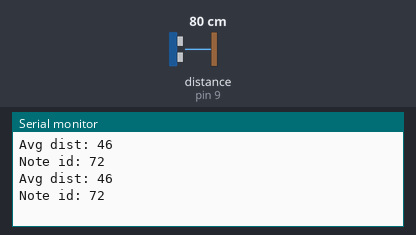
The sketch below on a simulated Arduino Uno, built with avr-gcc and run on an emulated ATmega328P. Parts: the last lines printed to the serial monitor. Wiring (inferred from the names in the program): ultrasonic range finder: trigger pin 8; echo pin 9. Inputs (shaded band) come from the test bench; at power-on: distance to the obstacle (sensor on pin 9) 80 cm. The echo pulse lasts 58.3 µs per cm.

Above: at 1.2 s.
1.3 s: distance to the obstacle (sensor on pin 9) set to 2 cm
At 1.88 s:
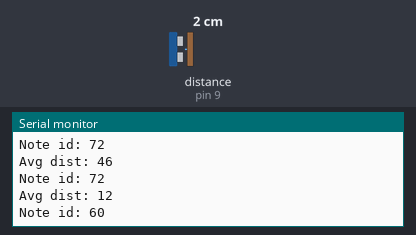
2.8 s: distance to the obstacle (sensor on pin 9) set to 18 cm
At 2.94 s:
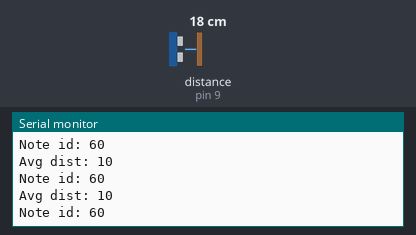
Timing chart, 0 to 5.8 s (numbered marks = the images above; inputs shaded):
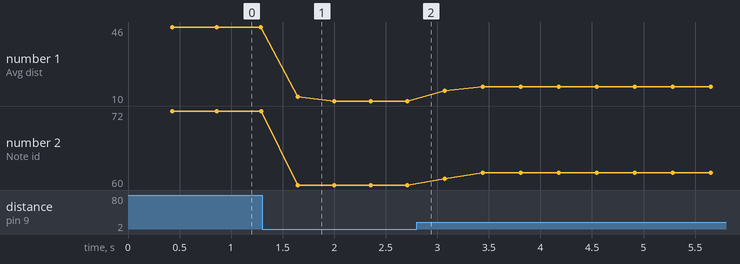

Measured:
- after the input at 1.3 s, the serial monitor: prints a new line after 0.35 s (image 1)
- plotted number 1: 46 → 10 after the input at 1.3 s, 10 → 17 after the input at 2.8 s
- plotted number 2: 72 → 60 after the input at 1.3 s, 60 → 62 after the input at 2.8 s

The sketch:

sketch_jan26a.ino
```cpp
const int trigPin = 8; // Ultrasonic sensor trigger pin
const int echoPin = 9; // Ultrasonic sensor echo pin
const int minDistance = 10; // Minimum distance for MIDI note range
const int maxDistance = 46; // Maximum distance for MIDI note range
const int distanceBetweenNotes = 3; // Distance between each MIDI note

int sampleRate = 17;
int sample = 0;

int velocity = 100;
int noteON = 144;
int noteOFF = 128;
int dnot = 0;

int distance;

void setup() {
  // Set trigger and echo pins as outputs and inputs, respectively
  pinMode(trigPin, OUTPUT);
  pinMode(echoPin, INPUT);

  Serial.begin(115200); // Start MIDI communication
}

void loop() {


  for(int i = 0; i < sampleRate; i++ ) {
    // Send a trigger pulse to the ultrasonic sensor
    digitalWrite(trigPin, LOW);
    delayMicroseconds(2);
    digitalWrite(trigPin, HIGH);
    delayMicroseconds(10);
    digitalWrite(trigPin, LOW);
    // Measure the duration of the echo pulse
    long duration = pulseIn(echoPin, HIGH);
    //if(duration==0) return;

    // Calculate the distance based on the duration of the echo pulse
    distance = duration / 2 / 29.1;

    distance = constrain(distance, minDistance, maxDistance);

    // Constrain the distance to the valid range

    sample += distance;
    delay(20);


  }

  int sampleAvg = sample / sampleRate;

  Serial.print("Avg dist: ");
  Serial.println(sampleAvg);

  sample = 0;
  // Map the distance to a specific MIDI note
  int note = 60 + (sampleAvg - minDistance) / distanceBetweenNotes;

  Serial.print("Note id: ");
  Serial.println(note);
  Serial.print("\n");

  delay(1);
}
```
